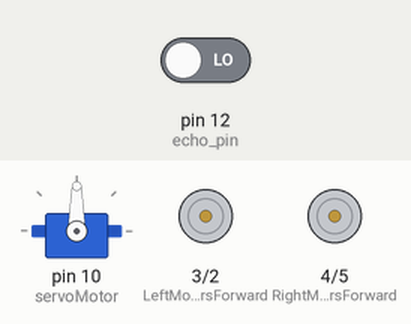
Simulated run of this sketch. Board: Arduino Uno, built with avr-gcc and run on an emulated ATmega328P. Parts: servo, motor-driver pin pairs drawn as motors (green arrow = first pin HIGH = forward, orange = second pin HIGH = backward, longer = more drive). Inputs (shaded band) come from the test bench; at power-on: pin 12 (echo_pin) LOW.

Above: at 0.05 s.
At 2.35 s:
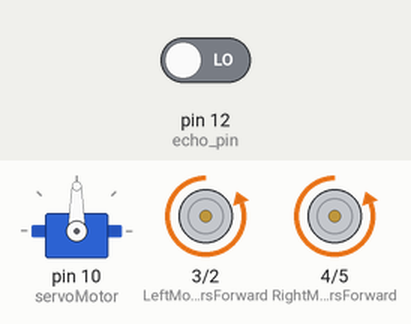
At 4.7 s:
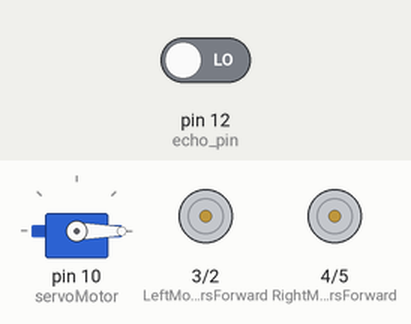
At 7.0 s:
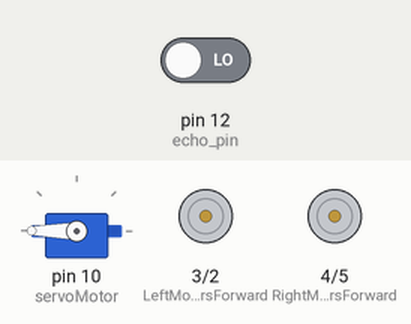
At 9.35 s:
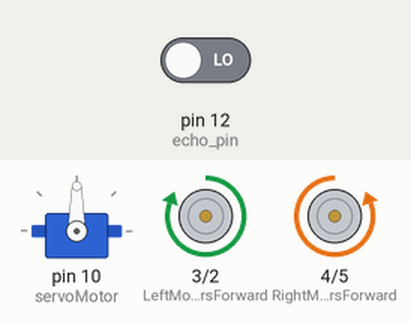
Timing chart, 0 to 13.2 s (numbered marks = the images above):
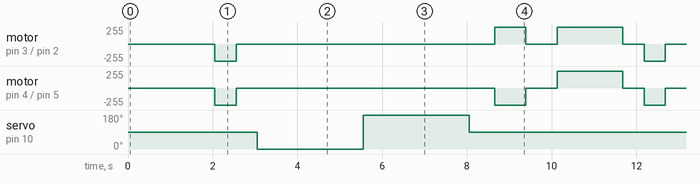

Measured:
- by itself, servo on pin 10 (servoMotor): repeats every 10.1 s: 180° 2.5 s, 90° 5.1 s, 0° 2.5 s
- by itself, motor on pin 3 (LeftMotorsForward) / pin 2 (LeftMotorsBackward): repeats every 10.1 s: stopped 6.1 s, forward 255/255 0.74 s, stopped 0.74 s, forward 255/255 1.6 s, stopped 0.50 s, backward 255/255 0.50 s
- by itself, motor on pin 4 (RightMotorsForward) / pin 5 (RightMotorsBackward): repeats every 10.1 s: stopped 6.1 s, backward 255/255 0.74 s, stopped 0.74 s, forward 255/255 1.6 s, stopped 0.50 s, backward 255/255 0.50 s

The sketch:

sketch_jul22a.ino
```cpp
#include <Servo.h>          //Servo motor library. This is standard library
#include <NewPing.h>        //Ultrasonic sensor function library. You must install this library
//sensor pins
#define trig_pin 11 //analog input 1
#define echo_pin 12 //analog input 2
Servo servoMotor ;
//our L298N control pins
int distance, t, leftDistance = 0 , rightDistance = 0;
const int LeftMotorsForward = 3;
const int LeftMotorsBackward = 2;
const int RightMotorsForward = 4;
const int RightMotorsBackward = 5;
void setup() {
  Serial.begin(9600);
  pinMode(trig_pin, OUTPUT);
  pinMode(echo_pin, INPUT);
  pinMode(LeftMotorsForward, OUTPUT);
  pinMode(LeftMotorsBackward, OUTPUT);
  pinMode(RightMotorsBackward, OUTPUT);
  pinMode(RightMotorsForward, OUTPUT);
  servoMotor.attach(10);
  servoMotor.write(90);//angle 0 look right -- angle 180 look left
}
void ultrasonic() {
  digitalWrite(trig_pin, LOW);
  delayMicroseconds(5);
  digitalWrite(trig_pin, HIGH);
  delayMicroseconds(10);
  t = pulseIn(echo_pin, HIGH);
  distance = t / 57;
  delay(500);
}

void moveStop() {

  digitalWrite(RightMotorsForward, LOW);
  digitalWrite(LeftMotorsForward, LOW);
  digitalWrite(RightMotorsBackward, LOW);
  digitalWrite(LeftMotorsBackward, LOW);
}
void moveForward() {

  digitalWrite(LeftMotorsForward, HIGH);
  digitalWrite(RightMotorsForward, HIGH);

  digitalWrite(LeftMotorsBackward, LOW);
  digitalWrite(RightMotorsBackward, LOW);
}
void moveBackward() {
  digitalWrite(LeftMotorsBackward, HIGH);
  digitalWrite(RightMotorsBackward, HIGH);
  digitalWrite(LeftMotorsForward, LOW);
  digitalWrite(RightMotorsForward, LOW);

}
void turnRight() {
  digitalWrite(RightMotorsBackward, HIGH);
  digitalWrite(LeftMotorsForward, HIGH);
  digitalWrite(RightMotorsForward, LOW);
  digitalWrite(LeftMotorsBackward, LOW);
  delay (740);
  moveStop();
}
void turnLeft() {

  digitalWrite(RightMotorsForward, HIGH);
  digitalWrite(LeftMotorsBackward, HIGH);
  digitalWrite(RightMotorsBackward, LOW);
  digitalWrite(LeftMotorsForward, LOW);

  delay (740);
  moveStop();
}
void loop() {
  ultrasonic();

  delay(50);
  if (distance <= 25) {
    moveStop();
    delay(500);
    moveBackward();
    delay(500);
    moveStop();
    delay(500);
    servoMotor.write(0);
    ultrasonic();
    leftDistance = distance;
    delay(1000);
    servoMotor.write(180);
    ultrasonic();
    rightDistance = distance;
    delay(1000);
    servoMotor.write(90);
    delay(600);

    if (leftDistance > rightDistance) {
      turnLeft();
      delay(740);
      moveForward();
    }
    else {
      turnRight();
      delay(740);
      moveForward();
    }

  }
  else {
    moveForward();
  }
}
```
